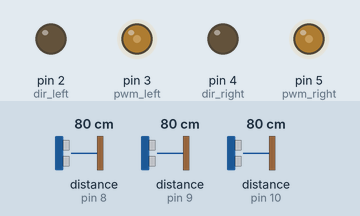
Simulated run of this sketch. Board: Arduino Uno, built with avr-gcc and run on an emulated ATmega328P. On the bench: output pins drawn as LEDs (lit = HIGH). Inputs (shaded band) come from the test bench; at power-on: distance to the obstacle (sensors on pin 8, pin 9, pin 10) 80 cm.

Above: at 1.2 s.
1.3 s: distance to the obstacle (sensor on pin 8) set to 16 cm
2.8 s: distance to the obstacle (sensor on pin 8) set to 13 cm
At 3.7 s:
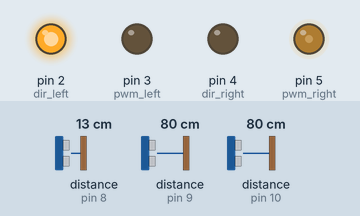
4.3 s: distance to the obstacle (sensor on pin 8) set to 18 cm
At 5.1 s:
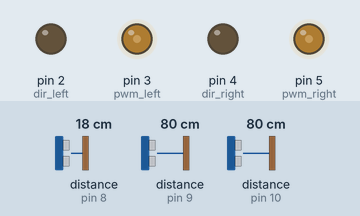
5.8 s: distance to the obstacle (sensor on pin 8) set to 2 cm
At 7.0 s:
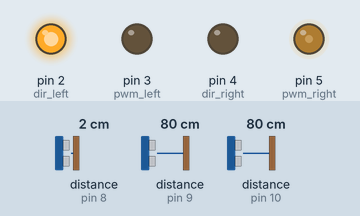
Timing chart, 0 to 8.3 s (numbered marks = the images above; inputs shaded):
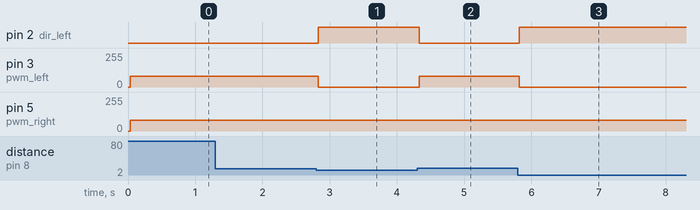

The sketch:

simple_md.ino
```cpp
#include <HCSR04.h>
UltraSonicDistanceSensor right_sensor(13, 10);
UltraSonicDistanceSensor centre_sensor(12,9);
UltraSonicDistanceSensor left_sensor(11,8);
#define dir_left 2
#define pwm_left 3
#define dir_right 4
#define pwm_right 5
#define max_front_distance 25

void setup () {
  pinMode(dir_left, OUTPUT);
  pinMode(dir_right,OUTPUT);
  pinMode(pwm_left, OUTPUT);
  pinMode(pwm_right,OUTPUT);
    Serial.begin(9600);  // We initialize serial connection so that we could print values from sensor.
}
void left()
{
  digitalWrite(dir_left,LOW);
  digitalWrite(dir_right,HIGH);
  analogWrite(pwm_right,0);
  analogWrite(pwm_left,80);
}
void right()
{
  digitalWrite(dir_left,HIGH);
  digitalWrite(dir_right,LOW);
  analogWrite(pwm_right,80);
  analogWrite(pwm_left,0);
}
void forward()
{
  digitalWrite(dir_left,LOW);
  digitalWrite(dir_right,LOW);
  analogWrite(pwm_right,80);
  analogWrite(pwm_left,80);
}
void backward()
{
  digitalWrite(dir_left,HIGH);
  digitalWrite(dir_right,HIGH);
  analogWrite(pwm_right,80);
  analogWrite(pwm_left,80);
}
void sharp_right(int speed)
{
    digitalWrite(dir_left,HIGH);
    digitalWrite(dir_right,LOW);
    analogWrite(pwm_left, speed);
    analogWrite(pwm_right,speed);
    delay(5000);
}
void sharp_left(int speed)
{
    digitalWrite(dir_left,LOW);
    digitalWrite(dir_right,HIGH);
    analogWrite(pwm_left, speed);
    analogWrite(pwm_right, speed);
    delay(5000);
}
void loop()
{
  if(left_sensor.measureDistanceCm() < 0 || centre_sensor.measureDistanceCm()<0 || right_sensor.measureDistanceCm() <0)
  return;
  bool r1,r2,r3;
  if(left_sensor.measureDistanceCm()<15)
  r1 = 1;
  else r1 = 0;
  if(right_sensor.measureDistanceCm()<15)
  r3 = 1;
  else r3 = 0;
  if(centre_sensor.measureDistanceCm()<20)
  r2 = 1;
  else r2 = 0;
  bool x = (r1&&~r3)||(r1&&r2);
  bool y = (r2&&r3);
  if(x == 0 && y == 0)
  forward();
  if(x == 0 && y== 1)
  left();
  if(x == 1 && y == 0)
  right();
  if(x == 1 && y == 1)
  backward();


}
```

Measured:
- the behaviour switches between 15 and 14 cm on distance to the obstacle (sensor on pin 8) (found by bisection; images 0 and 1)
- after the input at 1.3 s, every drawn part: stays the same
- after the input at 2.8 s, pin 2 (dir_left): LOW → HIGH at once; pin 3 (pwm_left): 80/255 → 0/255 at once
- after the input at 4.3 s, pin 2 (dir_left): HIGH → LOW at once; pin 3 (pwm_left): 0/255 → 80/255 at once
- after the input at 5.8 s, pin 2 (dir_left): LOW → HIGH at once; pin 3 (pwm_left): 80/255 → 0/255 at once
